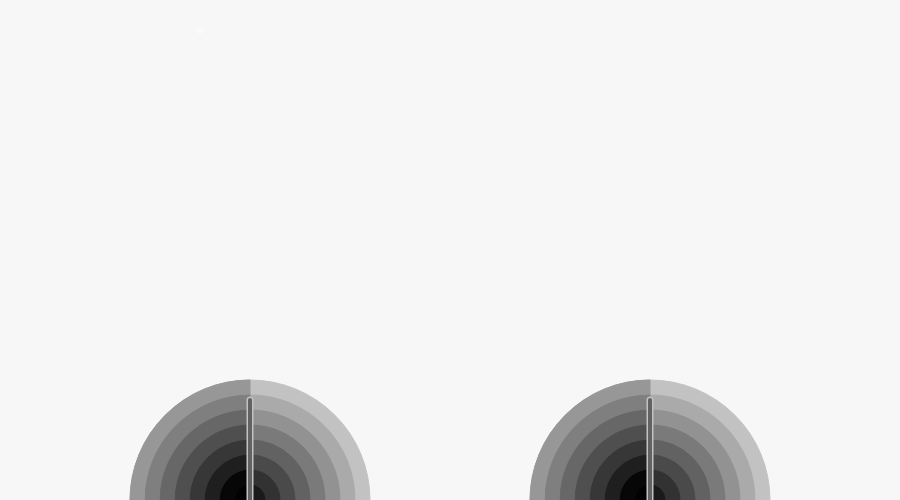
Frame 1 (no input)
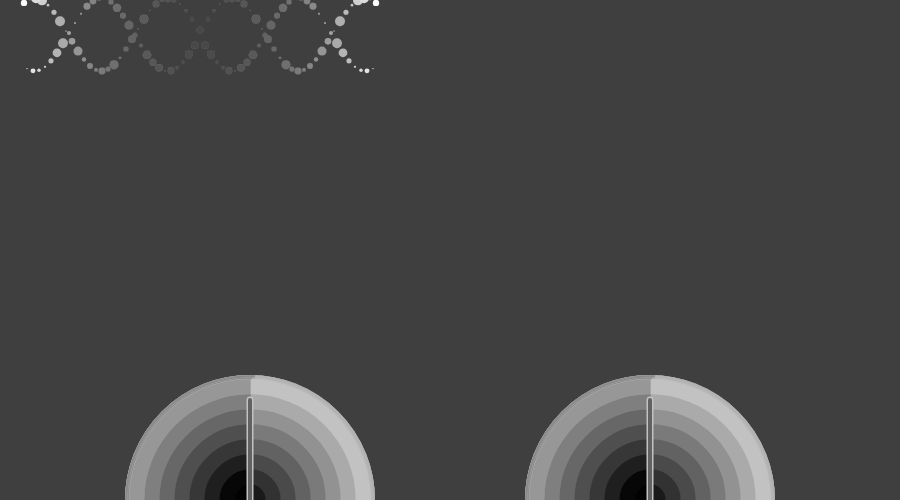
Frame 60 (no input)
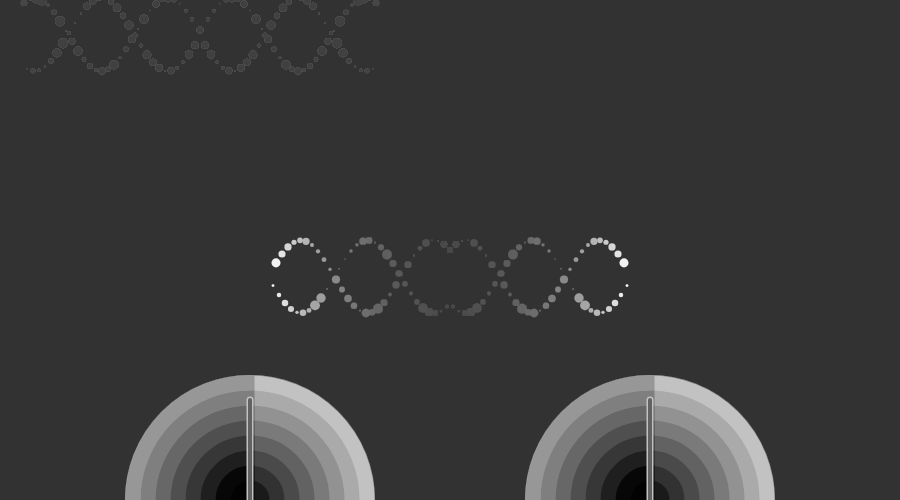
Frame 120 (the mouse pressed at the canvas centre since frame 60)

The p5.js sketch that drew these frames (run headless with seeded random() and noise() and a simulated clock; from frame 60 on, the mouse is pressed at the canvas centre):

// p5.js sketch
// ── sketch.js
var mouseXclick = 200;
var mouseXclick2 = 200;
var mouseYclick = 30;
var waveSpeed = 2; //lower value makes bigger wave height
var waveFactor = 10; //waveSpeed

var theta = 90;
var theta1 = 90;

var xCtr;
var yCtr;
var lineColour1 = 100;
var lineColour2 = 100;
var dotSize = 5;
var waveSpeed2 = 2;

var direction = 1;
var direction2 = 1;

function setup() {
  createCanvas(900, 500);
  background;
  stroke(255);
  angleMode(DEGREES);

}

function draw() {

  var xCtr = 250;
  var yCtr = 500;
  //length of the dial
  var l = 100;
  //values for the range to be displayed
  var minVal = 25;
  var maxVal = 700;
  var t;
  var r;

  //function to create the dial

  dial1 = createDial(xCtr, yCtr, l, minVal, maxVal, theta, lineColour1);
  theta = dial1.theta;
  lineColour1 = dial1.lineColour;
  t = dial1.value;
  //r= createDial(xCtr+400, yCtr, l, minVal, maxVal);
  dial2 = createDial(xCtr + 400, yCtr, l, 1, 5, theta1, lineColour2);
  theta1 = dial2.theta;
  lineColour2 = dial2.lineColour;
  r = dial2.value;

  dotSize = random(1, 10);
  angleMode(RADIANS);
  stroke(250);
  strokeWeight(dotSize);
  background(50, 10)
  point(mouseXclick, mouseYclick);
  point(mouseXclick2, mouseYclick);

  mouseXclick = mouseXclick - waveSpeed;
  mouseXclick2 = mouseXclick2 + waveSpeed2;

  if (mouseXclick < 0 || mouseXclick > width) {
    waveSpeed = waveSpeed * -1;
    if (waveSpeed < 0)
      direction = -1
    else
      direction = 1
  } else {}

  if (mouseXclick2 < 0 || mouseXclick2 > width) {
    waveSpeed2 = waveSpeed2 * -1;
    if (waveSpeed2 < 0)
      direction2 = -1
    else
      direction2 = 1

  } else {}

  mouseYclick = mouseYclick + waveFactor * sin(mouseXclick);
  //println(waveSpeed2);
  waveFactor = t / 5;
  waveSpeed = direction * r;
  waveSpeed2 = direction2 * r;



}

function mousePressed() {
  // background(50);
  if (mouseY > 350) {
    //println(mouseX);
    //println(mouseY);
    //println('----')
  } else {
    stroke(0);
    mouseXclick = mouseX;
    mouseXclick2 = mouseX;
    mouseYclick = mouseY;
  }
}


function createDial(x, y, l, minVal, maxVal, theta, lineColour) {
  //COLOUR THE DIAL
  fill(255, 50, 50);
  stroke(255);
  //draw the dial
  for (var i = 8; i > 0; i--) {
    angleMode(DEGREES);
    stroke(25 * i);
    fill(25 * i);
    arc(x, y, 30 * i, 30 * i, 180, 0, PIE);
    fill(25 * i - 45);
    stroke(25 * i - 45);
    angleMode(DEGREES);
    arc(x, y, 30 * i, 30 * i, 180, 180 + theta, PIE);
  }
  //draw the indicator
  push();
  translate(x, y);
  drawNeedle(0, 0, l * cos(180 - theta), l * sin(-theta), lineColour);
  pop();

  if (mouseIsPressed && inRange(mouseX, mouseY, x + l * cos(180 - theta), y + l * sin(-theta), x, y, l)) {
    theta = tanInv((x - mouseX), (y - mouseY));
    lineColour = 10;
  } else
    lineColour = 100;

  var value;
  //Map the values to the position of the dial
  value = map(theta, 0, 180, minVal, maxVal);

  //print(theta);
  return {
    theta: theta,
    value: value,
    lineColour: lineColour
  }

}

function inRange(x, y, x1, y1, xCtr, yCtr, l) {
  // in the beggining case when the values are null
  if (!x1) x1 = xCtr;
  if (!y1) y1 = yCtr - l;

  //print(sqrt(pow((x1 - x), 2) + pow((y1 - y), 2)));

  if ((sqrt(pow((x - xCtr), 2) + pow((y - yCtr), 2)) < (l + 20)))
  // && (abs(tanInv((xCtr - x1), (yCtr - y1)) - tanInv((xCtr - x), (yCtr - y))) < 30) )
    return 1;
  else
    return 0;
}

function drawNeedle(startX, startY, endX, endY, LineColour)
  //drawDial(0, 0, -l * cos(theta), -l * sin(theta));
  {
    stroke(200);
    strokeWeight(7);
    line(startX, startY, endX, endY);
    stroke(LineColour);
    strokeWeight(4);
    line(startX, startY, endX, endY);
  }

function tanInv(x, y) {
  // writing this function for simplicity as atan works in different quadrants
  if (x >= 0) {
    return (atan(y / x));
  } else {
    return (180 + atan(y / x));
  }
}

// ── style.css
body{
    background-color: #111111;
}

canvas
{
    display: block;
    position: absolute;
    border: 10px solid white;
    margin: auto;
    top: 0;
    bottom: 0;
    right: 0;
    left: 0;
}
